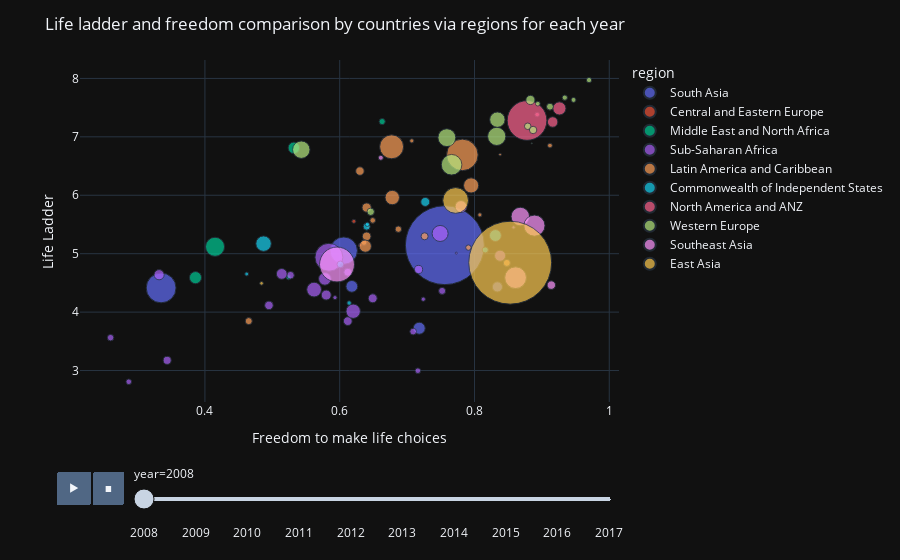

The cell this chart's notebook holds for it:
### Markdown cell above
<a id='12'></a>
## Relationship Between Happiness and Freedom

### Code cell
fig=px.scatter(pop_df,
              x="Freedom to make life choices",
              y="Life Ladder",
              animation_frame="year",
              animation_group="Country name",
              size="population",
              template="plotly_dark",
              color="region",
              hover_name="Country name",
              size_max=60)
fig.update_layout(title="Life ladder and freedom comparison by countries via regions for each year")
fig.show()

### Figure 1 — Plotly figure (JSON) as saved in the notebook; plotly's stock layout.template omitted (floating-point values rounded to 4 significant figures)
{"data": [{"hovertemplate": "<b>%{hovertext}</b><br><br>region=South Asia<br>year=2008<br>Freedom to make life choices=%{x}<br>Life Ladder=%{y}<br>population=%{marker.size}<extra></extra>", "hovertext": ["Afghanistan", "Bangladesh", "India", "Nepal", "Pakistan", "Sri Lanka"], "ids": ["Afghanistan", "Bangladesh", "India", "Nepal", "Pakistan", "Sri Lanka"], "legendgroup": "South Asia", "marker": {"color": "#636efa", "size": [27722276, 144304167, 1200669765, 26666576, 171648986, 19983984], "sizemode": "area", "sizeref": 385100.0, "symbol": "circle"}, "mode": "markers", "name": "South Asia", "orientation": "v", "showlegend": true, "type": "scatter", "x": [0.718, 0.606, 0.756, 0.618, 0.335, 0.834], "xaxis": "x", "y": [3.724, 5.052, 5.146, 4.441, 4.414, 4.431], "yaxis": "y"}, {"hovertemplate": "<b>%{hovertext}</b><br><br>region=Central and Eastern Europe<br>year=2008<br>Freedom to make life choices=%{x}<br>Life Ladder=%{y}<br>population=%{marker.size}<extra></extra>", "hovertext": ["Estonia", "Kosovo", "Latvia", "Lithuania"], "ids": ["Estonia", "Kosovo", "Latvia", "Lithuania"], "legendgroup": "Central and Eastern Europe", "marker": {"color": "#EF553B", "size": [1337090, 1747383, 2177322, 3198231], "sizemode": "area", "sizeref": 385100.0, "symbol": "circle"}, "mode": "markers", "name": "Central and Eastern Europe", "orientation": "v", "showlegend": true, "type": "scatter", "x": [0.642, null, 0.63, 0.621], "xaxis": "x", "y": [5.452, 5.522, 5.145, 5.554], "yaxis": "y"}, {"hovertemplate": "<b>%{hovertext}</b><br><br>region=Middle East and North Africa<br>year=2008<br>Freedom to make life choices=%{x}<br>Life Ladder=%{y}<br>population=%{marker.size}<extra></extra>", "hovertext": ["Iraq", "Israel", "Jordan", "Lebanon", "Saudi Arabia", "Turkey"], "ids": ["Iraq", "Israel", "Jordan", "Lebanon", "Saudi Arabia", "Turkey"], "legendgroup": "Middle East and North Africa", "marker": {"color": "#00cc96", "size": [28385746, 7308800, 6556478, 4764741, 25888541, 70418604], "sizemode": "area", "sizeref": 385100.0, "symbol": "circle"}, "mode": "markers", "name": "Middle East and North Africa", "orientation": "v", "showlegend": true, "type": "scatter", "x": [0.386, 0.663, null, 0.524, 0.532, 0.415], "xaxis": "x", "y": [4.59, 7.261, 4.93, 4.595, 6.811, 5.118], "yaxis": "y"}, {"hovertemplate": "<b>%{hovertext}</b><br><br>region=Sub-Saharan Africa<br>year=2008<br>Freedom to make life choices=%{x}<br>Life Ladder=%{y}<br>population=%{marker.size}<extra></extra>", "hovertext": ["Benin", "Botswana", "Burkina Faso", "Burundi", "Cameroon", "Chad", "Djibouti", "Ghana", "Kenya", "Liberia", "Madagascar", "Mali", "Mauritania", "Mozambique", "Niger", "Nigeria", "Rwanda", "Senegal", "Sierra Leone", "South Africa", "Tanzania", "Togo", "Uganda", "Zambia", "Zimbabwe"], "ids": ["Benin", "Botswana", "Burkina Faso", "Burundi", "Cameroon", "Chad", "Djibouti", "Ghana", "Kenya", "Liberia", "Madagascar", "Mali", "Mauritania", "Mozambique", "Niger", "Nigeria", "Rwanda", "Senegal", "Sierra Leone", "South Africa", "Tanzania", "Togo", "Uganda", "Zambia", "Zimbabwe"], "legendgroup": "Sub-Saharan Africa", "marker": {"color": "#ab63fa", "size": [8696921, 1915639, 14689725, 8126102, 19252666, 11183588, 816358, 23563825, 39791981, 3607860, 19996473, 14113577, 3296238, 22276596, 15250908, 150269623, 9524534, 12004701, 6133603, 49779471, 41853944, 6083420, 30431736, 12848530, 12379549], "sizemode": "area", "sizeref": 385100.0, "symbol": "circle"}, "mode": "markers", "name": "Sub-Saharan Africa", "orientation": "v", "showlegend": true, "type": "scatter", "x": [0.709, 0.858, 0.612, 0.26, 0.58, 0.527, 0.773, 0.838, 0.62, 0.724, 0.332, 0.495, 0.593, 0.514, 0.649, 0.584, 0.752, 0.612, 0.716, 0.749, 0.562, 0.287, 0.578, 0.717, 0.344], "xaxis": "x", "y": [3.667, 5.451, 3.846, 3.563, 4.292, 4.632, 5.009, 4.965, 4.015, 4.221, 4.64, 4.115, 4.248, 4.654, 4.236, 4.939, 4.363, 4.683, 2.997, 5.346, 4.385, 2.808, 4.569, 4.73, 3.174], "yaxis": "y"}, {"hovertemplate": "<b>%{hovertext}</b><br><br>region=Latin America and Caribbean<br>year=2008<br>Freedom to make life choices=%{x}<br>Life Ladder=%{y}<br>population=%{marker.size}<extra></extra>", "hovertext": ["Argentina", "Bolivia", "Brazil", "Chile", "Colombia", "Costa Rica", "Dominican Republic", "Ecuador", "El Salvador", "Guatemala", "Haiti", "Honduras", "Mexico", "Nicaragua", "Panama", "Paraguay", "Peru", "Trinidad and Tobago", "Uruguay"], "ids": ["Argentina", "Bolivia", "Brazil", "Chile", "Colombia", "Costa Rica", "Dominican Republic", "Ecuador", "El Salvador", "Guatemala", "Haiti", "Honduras", "Mexico", "Nicaragua", "Panama", "Paraguay", "Peru", "Trinidad and Tobago", "Uruguay"], "legendgroup": "Latin America and Caribbean", "marker": {"color": "#FFA15A", "size": [40080160, 9721454, 192030362, 16708258, 44254975, 4463125, 9458075, 14535739, 6131764, 14006428, 9646580, 7980955, 110815271, 5667432, 3516204, 6081296, 28562317, 1314443, 3340221], "sizemode": "area", "sizeref": 385100.0, "symbol": "circle"}, "mode": "markers", "name": "Latin America and Caribbean", "orientation": "v", "showlegend": true, "type": "scatter", "x": [0.678, 0.726, 0.782, 0.64, 0.795, 0.912, 0.848, 0.64, 0.636, 0.63, 0.465, 0.687, 0.677, 0.791, 0.707, 0.649, 0.638, 0.838, 0.808], "xaxis": "x", "y": [5.961, 5.298, 6.691, 5.789, 6.168, 6.851, 4.842, 5.297, 5.191, 6.414, 3.846, 5.42, 6.829, 5.104, 6.931, 5.57, 5.129, 6.696, 5.664], "yaxis": "y"}, {"hovertemplate": "<b>%{hovertext}</b><br><br>region=Commonwealth of Independent States<br>year=2008<br>Freedom to make life choices=%{x}<br>Life Ladder=%{y}<br>population=%{marker.size}<extra></extra>", "hovertext": ["Armenia", "Azerbaijan", "Belarus", "Georgia", "Kazakhstan", "Moldova", "Tajikistan", "Ukraine", "Uzbekistan"], "ids": ["Armenia", "Azerbaijan", "Belarus", "Georgia", "Kazakhstan", "Moldova", "Tajikistan", "Ukraine", "Uzbekistan"], "legendgroup": "Commonwealth of Independent States", "marker": {"color": "#19d3f3", "size": [2907618, 8763400, 9527985, 3848449, 15674000, 3570108, 7209930, 46258200, 27302800], "sizemode": "area", "sizeref": 385100.0, "symbol": "circle"}, "mode": "markers", "name": "Commonwealth of Independent States", "orientation": "v", "showlegend": true, "type": "scatter", "x": [0.462, 0.601, 0.64, 0.614, 0.727, 0.641, 0.816, 0.487, 0.831], "xaxis": "x", "y": [4.652, 4.817, 5.463, 4.156, 5.886, 5.503, 5.064, 5.172, 5.311], "yaxis": "y"}, {"hovertemplate": "<b>%{hovertext}</b><br><br>region=North America and ANZ<br>year=2008<br>Freedom to make life choices=%{x}<br>Life Ladder=%{y}<br>population=%{marker.size}<extra></extra>", "hovertext": ["Australia", "Canada", "New Zealand", "United States"], "ids": ["Australia", "Canada", "New Zealand", "United States"], "legendgroup": "North America and ANZ", "marker": {"color": "#FF6692", "size": [21249200, 33247118, 4259800, 304093966], "sizemode": "area", "sizeref": 385100.0, "symbol": "circle"}, "mode": "markers", "name": "North America and ANZ", "orientation": "v", "showlegend": true, "type": "scatter", "x": [0.916, 0.926, 0.893, 0.878], "xaxis": "x", "y": [7.254, 7.486, 7.381, 7.28], "yaxis": "y"}, {"hovertemplate": "<b>%{hovertext}</b><br><br>region=Western Europe<br>year=2008<br>Freedom to make life choices=%{x}<br>Life Ladder=%{y}<br>population=%{marker.size}<extra></extra>", "hovertext": ["Austria", "Belgium", "Denmark", "Finland", "France", "Germany", "Iceland", "Ireland", "Italy", "Netherlands", "Norway", "Portugal", "Spain", "Sweden", "United Kingdom"], "ids": ["Austria", "Belgium", "Denmark", "Finland", "France", "Germany", "Iceland", "Ireland", "Italy", "Netherlands", "Norway", "Portugal", "Spain", "Sweden", "United Kingdom"], "legendgroup": "Western Europe", "marker": {"color": "#B6E880", "size": [8321496, 10709973, 5493621, 5313399, 64374984, 82110097, 317414, 4489544, 58826731, 16445593, 4768212, 10558177, 45954106, 9219637, 61806995], "sizemode": "area", "sizeref": 385100.0, "symbol": "circle"}, "mode": "markers", "name": "Western Europe", "orientation": "v", "showlegend": true, "type": "scatter", "x": [0.879, 0.887, 0.97, 0.934, 0.833, 0.766, 0.885, 0.894, 0.543, 0.883, 0.947, 0.646, 0.834, 0.912, 0.759], "xaxis": "x", "y": [7.181, 7.117, 7.971, 7.671, 7.008, 6.522, 6.888, 7.568, 6.78, 7.631, 7.632, 5.717, 7.294, 7.516, 6.986], "yaxis": "y"}, {"hovertemplate": "<b>%{hovertext}</b><br><br>region=Southeast Asia<br>year=2008<br>Freedom to make life choices=%{x}<br>Life Ladder=%{y}<br>population=%{marker.size}<extra></extra>", "hovertext": ["Cambodia", "Indonesia", "Malaysia", "Philippines", "Singapore", "Thailand", "Vietnam"], "ids": ["Cambodia", "Indonesia", "Malaysia", "Philippines", "Singapore", "Thailand", "Vietnam"], "legendgroup": "Southeast Asia", "marker": {"color": "#FF97FF", "size": [13883834, 235469762, 27236006, 90901965, 4839396, 66530984, 86243413], "sizemode": "area", "sizeref": 385100.0, "symbol": "circle"}, "mode": "markers", "name": "Southeast Asia", "orientation": "v", "showlegend": true, "type": "scatter", "x": [0.914, 0.596, 0.78, 0.861, 0.661, 0.868, 0.889], "xaxis": "x", "y": [4.462, 4.815, 5.807, 4.589, 6.642, 5.636, 5.48], "yaxis": "y"}, {"hovertemplate": "<b>%{hovertext}</b><br><br>region=East Asia<br>year=2008<br>Freedom to make life choices=%{x}<br>Life Ladder=%{y}<br>population=%{marker.size}<extra></extra>", "hovertext": ["China", "Japan", "Mongolia"], "ids": ["China", "Japan", "Mongolia"], "legendgroup": "East Asia", "marker": {"color": "#FECB52", "size": [1324655000, 128063000, 2631898], "sizemode": "area", "sizeref": 385100.0, "symbol": "circle"}, "mode": "markers", "name": "East Asia", "orientation": "v", "showlegend": true, "type": "scatter", "x": [0.853, 0.772, 0.484], "xaxis": "x", "y": [4.846, 5.911, 4.493], "yaxis": "y"}], "layout": {"legend": {"itemsizing": "constant", "title": {"text": "region"}, "tracegroupgap": 0}, "margin": {"t": 60}, "sliders": [{"active": 0, "currentvalue": {"prefix": "year="}, "len": 0.9, "pad": {"b": 10, "t": 60}, "steps": [{"args": [["2008"], {"frame": {"duration": 0, "redraw": false}, "fromcurrent": true, "mode": "immediate", "transition": {"duration": 0, "easing": "linear"}}], "label": "2008", "method": "animate"}, {"args": [["2009"], {"frame": {"duration": 0, "redraw": false}, "fromcurrent": true, "mode": "immediate", "transition": {"duration": 0, "easing": "linear"}}], "label": "2009", "method": "animate"}, {"args": [["2010"], {"frame": {"duration": 0, "redraw": false}, "fromcurrent": true, "mode": "immediate", "transition": {"duration": 0, "easing": "linear"}}], "label": "2010", "method": "animate"}, {"args": [["2011"], {"frame": {"duration": 0, "redraw": false}, "fromcurrent": true, "mode": "immediate", "transition": {"duration": 0, "easing": "linear"}}], "label": "2011", "method": "animate"}, {"args": [["2012"], {"frame": {"duration": 0, "redraw": false}, "fromcurrent": true, "mode": "immediate", "transition": {"duration": 0, "easing": "linear"}}], "label": "2012", "method": "animate"}, {"args": [["2013"], {"frame": {"duration": 0, "redraw": false}, "fromcurrent": true, "mode": "immediate", "transition": {"duration": 0, "easing": "linear"}}], "label": "2013", "method": "animate"}, {"args": [["2014"], {"frame": {"duration": 0, "redraw": false}, "fromcurrent": true, "mode": "immediate", "transition": {"duration": 0, "easing": "linear"}}], "label": "2014", "method": "animate"}, {"args": [["2015"], {"frame": {"duration": 0, "redraw": false}, "fromcurrent": true, "mode": "immediate", "transition": {"duration": 0, "easing": "linear"}}], "label": "2015", "method": "animate"}, {"args": [["2016"], {"frame": {"duration": 0, "redraw": false}, "fromcurrent": true, "mode": "immediate", "transition": {"duration": 0, "easing": "linear"}}], "label": "2016", "method": "animate"}, {"args": [["2017"], {"frame": {"duration": 0, "redraw": false}, "fromcurrent": true, "mode": "immediate", "transition": {"duration": 0, "easing": "linear"}}], "label": "2017", "method": "animate"}], "x": 0.1, "xanchor": "left", "y": 0, "yanchor": "top"}], "title": {"text": "Life ladder and freedom comparison by countries via regions for each year"}, "updatemenus": [{"buttons": [{"args": [null, {"frame": {"duration": 500, "redraw": false}, "fromcurrent": true, "mode": "immediate", "transition": {"duration": 500, "easing": "linear"}}], "label": "&#9654;", "method": "animate"}, {"args": [[null], {"frame": {"duration": 0, "redraw": false}, "fromcurrent": true, "mode": "immediate", "transition": {"duration": 0, "easing": "linear"}}], "label": "&#9724;", "method": "animate"}], "direction": "left", "pad": {"r": 10, "t": 70}, "showactive": false, "type": "buttons", "x": 0.1, "xanchor": "right", "y": 0, "yanchor": "top"}], "xaxis": {"anchor": "y", "domain": [0.0, 1.0], "title": {"text": "Freedom to make life choices"}}, "yaxis": {"anchor": "x", "domain": [0.0, 1.0], "title": {"text": "Life Ladder"}}}}
